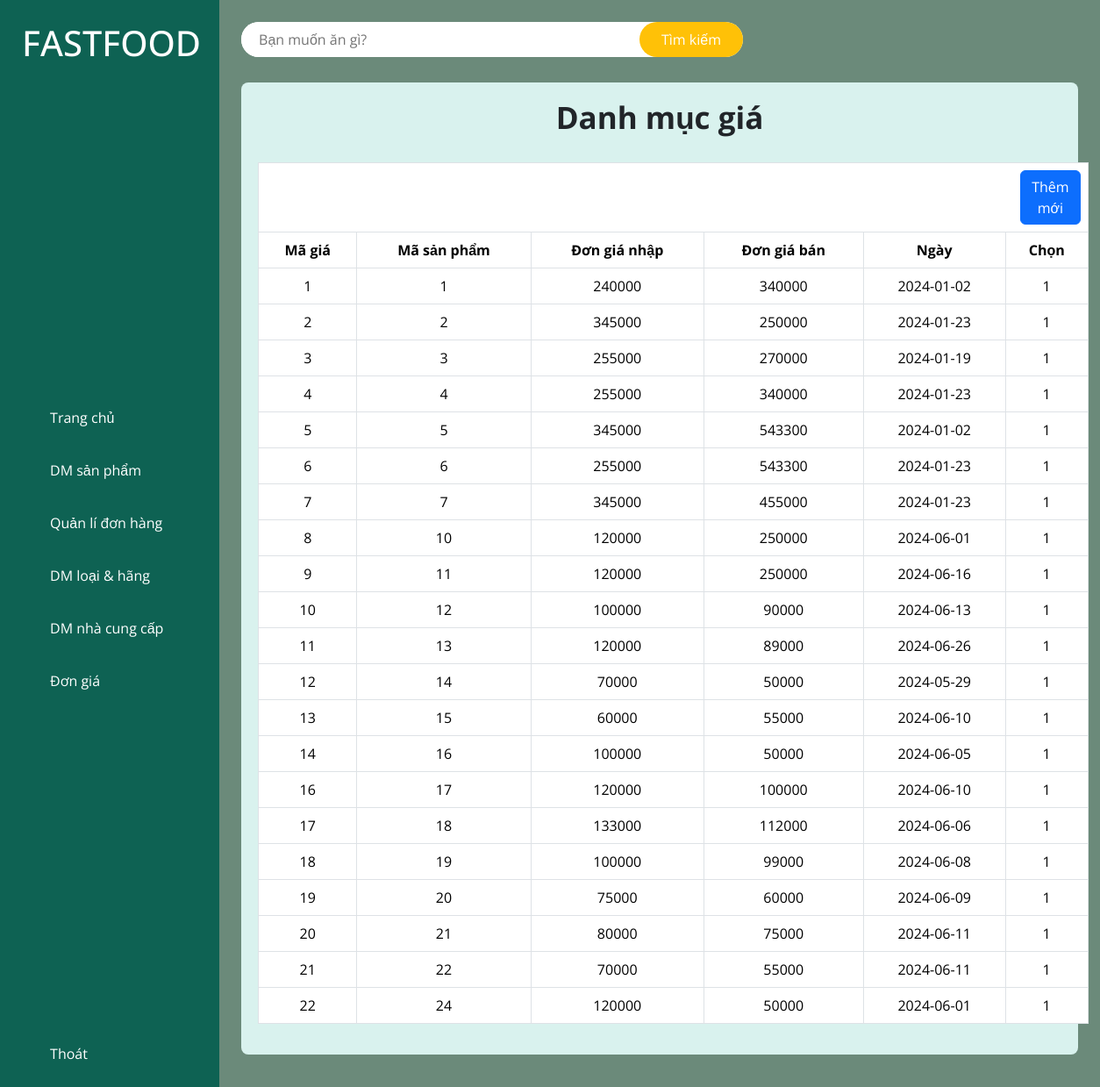
/admin/index.php?admin=gia, run on the app's committed database.
### tables this page shows
CREATE TABLE `gia` (
  `idgia` int NOT NULL,
  `idsp` int NOT NULL,
  `dongianhap` int NOT NULL,
  `dongiaban` int NOT NULL,
  `ngayad` date NOT NULL,
  `chon` varchar(15) NOT NULL
);

### admin/danhmucgia.php (the view, shortened to what this page needs)
<!DOCTYPE html>
<html lang="en">
<head>
</head>
<body>
    <table class="table table-bordered" style="text-align: center;">
        <h3 style="text-align: center;  margin-bottom:30px; font-size: 35px; font-weight:bold;">Danh mục giá</h3>
        <tr>
            <td colspan="6"><a href="./index.php?admin=addgia"><button class="btn btn-primary" style="margin-left:860px;">Thêm mới</button></a></td>
        </tr>
        <tr>
            <th>Mã giá</th>
            <th>Mã sản phẩm</th>
            <th>Đơn giá nhập</th>
            <th>Đơn giá bán</th>
            <th>Ngày</th>
            <th>Chọn</th>
        </tr>
        <?php
            include('../conect/ketnoi.php');
            $sql = "SELECT * FROM gia ";
            $kq = mysqli_query($con, $sql);
            if (mysqli_num_rows($kq) > 0) {
                while ($row = mysqli_fetch_array($kq)) {
                    echo"<tr>";
                    echo "<td>".$row['idgia']."</td>";
                    echo "<td>".$row['idsp']."</td>";
                    echo "<td>".$row['dongianhap']."</td>";
                    echo "<td>".$row['dongiaban']."</td>";
                    echo "<td>".$row['ngayad']."</td>";
                    echo "<td>".$row['chon']."</td>";
                    echo"</tr>";
                }
            }
        ?>
    </table>
</body>
</html>

### admin/index.css (style rules this page uses)
:root { --primaryColor: #0e6253; --secondaryColor: #ffc107; --whiteColor: #fff; --blackColor: #222; --softGreenColor: #d9f2ee; --darkGreyColor: #a7a7a7; --greyColor: #f5f5f5; }
* { margin: 0; padding: 0; box-sizing: border-box; outline: none; font-family: 'Open Sans', sans-serif; }
body { width: 100%; height: auto; display: flex; }

### data on the page
gia: idgia "1", idsp "1", dongianhap "240000", dongiaban "340000", ngayad "2024-01-02", chon "1"
gia: idgia "2", idsp "2", dongianhap "345000", dongiaban "250000", ngayad "2024-01-23", chon "1"
gia: idgia "3", idsp "3", dongianhap "255000", dongiaban "270000", ngayad "2024-01-19", chon "1"
gia: idgia "4", idsp "4", dongianhap "255000", dongiaban "340000", ngayad "2024-01-23", chon "1"
gia: idgia "5", idsp "5", dongianhap "345000", dongiaban "543300", ngayad "2024-01-02", chon "1"
gia: idgia "6", idsp "6", dongianhap "255000", dongiaban "543300", ngayad "2024-01-23", chon "1"
gia: idgia "7", idsp "7", dongianhap "345000", dongiaban "455000", ngayad "2024-01-23", chon "1"
gia: idgia "8", idsp "10", dongianhap "120000", dongiaban "250000", ngayad "2024-06-01", chon "1"
gia: idgia "9", idsp "11", dongianhap "120000", dongiaban "250000", ngayad "2024-06-16", chon "1"
gia: idgia "10", idsp "12", dongianhap "100000", dongiaban "90000", ngayad "2024-06-13", chon "1"
gia: idgia "11", idsp "13", dongianhap "120000", dongiaban "89000", ngayad "2024-06-26", chon "1"
gia: idgia "12", idsp "14", dongianhap "70000", dongiaban "50000", ngayad "2024-05-29", chon "1"
gia: idgia "13", idsp "15", dongianhap "60000", dongiaban "55000", ngayad "2024-06-10", chon "1"
gia: idgia "14", idsp "16", dongianhap "100000", dongiaban "50000", ngayad "2024-06-05", chon "1"
gia: idgia "16", idsp "17", dongianhap "120000", dongiaban "100000", ngayad "2024-06-10", chon "1"
gia: idgia "17", idsp "18", dongianhap "133000", dongiaban "112000", ngayad "2024-06-06", chon "1"
gia: idgia "18", idsp "19", dongianhap "100000", dongiaban "99000", ngayad "2024-06-08", chon "1"
gia: idgia "19", idsp "20", dongianhap "75000", dongiaban "60000", ngayad "2024-06-09", chon "1"
gia: idgia "20", idsp "21", dongianhap "80000", dongiaban "75000", ngayad "2024-06-11", chon "1"
gia: idgia "21", idsp "22", dongianhap "70000", dongiaban "55000", ngayad "2024-06-11", chon "1"
gia: idgia "22", idsp "24", dongianhap "120000", dongiaban "50000", ngayad "2024-06-01", chon "1"
